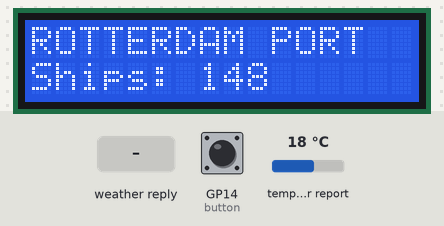
The program below on a simulated Raspberry Pi Pico running MicroPython. Shown: 16×2 character LCD. The test bench sets the inputs (shaded band); at power-on: temperature in the web weather report 18 °C, GP14 (button) HIGH. WiFi joins after 1.5 s; the clock reads 2024-03-15 10:24:30 at power-on unless the program sets it; random numbers come from a fixed seed; requests to the public web service named in the program get a made-up reply in its usual format after 0.4 s (London, UTC, broken clouds, 64 % humidity, 1013 hPa unless stated); the interpreter's speed is modelled, so counts of loop turns are approximate; web requests get an empty 200 reply after 0.4 s; what the program prints to the serial console is not drawn.

Above: at 4.6 s.
At 15.5 s:
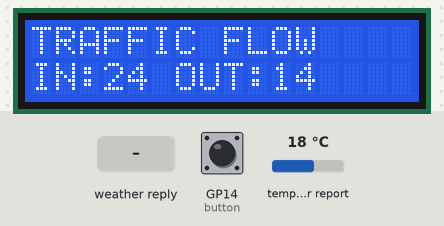
15.6 s: the web weather report turns to Thunderstorm
At 22.8 s:
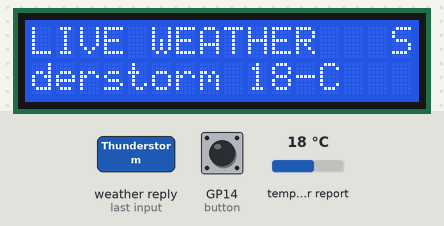
49.3 s: temperature in the web weather report set to -14 °C
At 62.8 s:
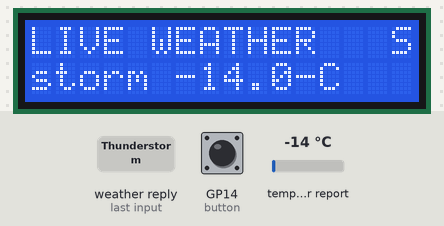
Timing chart, 0 to 64.3 s (numbered marks = the images above; inputs shaded):
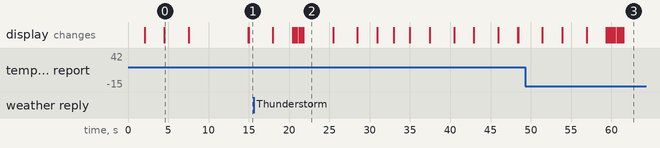

Measured:
- what the display in image 0 shows lasts 3.0 s, from 4.5 s to 7.5 s
- what the display in image 2 shows lasts 3.8 s, from 21.7 s to 25.5 s

The program:

main.py
```python
# main.py - Consolidated Rotterdam Port Dashboard
from machine import Pin, I2C
import time
import network
from lcd_simple import LCD1602
from display_manager import DisplayManager
from port_data import generate_rotterdam_data
from config import LCD_I2C_ADDRESS, BUTTON_PIN

# WiFi Configuration - UPDATE THESE!
WIFI_SSID = "Hyperoptic Fibre B413"
WIFI_PASSWORD = "uJejL8X4MeafaK"

def connect_wifi():
    """Connect to WiFi network"""
    try:
        wlan = network.WLAN(network.STA_IF)
        wlan.active(True)

        if wlan.isconnected():
            print("WiFi already connected:", wlan.ifconfig()[0])
            return True

        print("Connecting to WiFi...")
        wlan.connect(WIFI_SSID, WIFI_PASSWORD)

        # Wait for connection
        timeout = 15
        for i in range(timeout):
            if wlan.isconnected():
                print("✅ WiFi connected!")
                print("IP:", wlan.ifconfig()[0])
                return True
            time.sleep(1)
            print(".", end="")

        print("\n❌ WiFi connection failed!")
        return False
    except Exception as e:
        print(f"❌ WiFi error: {e}")
        print("Note: This requires a Raspberry Pi Pico W")
        return False

def get_display_data():
    """Generate port data for display"""
    data = generate_rotterdam_data()
    # Add timestamp for logging
    t = time.localtime()
    data["timestamp"] = f"{t[3]:02d}:{t[4]:02d}"
    return data


# Configuration for auto-advance and debouncing
AUTO_ADVANCE_MS = 5000  # Auto-advance every 5 seconds
DEBOUNCE_MS = 250       # Debounce button presses

# Connect to WiFi first
wifi_connected = connect_wifi()

# Initialize hardware
i2c = I2C(0, scl=Pin(1), sda=Pin(0), freq=400000)
lcd = LCD1602(i2c, LCD_I2C_ADDRESS)
button = Pin(BUTTON_PIN, Pin.IN, Pin.PULL_UP)

# Initialize display manager and data
display = DisplayManager(lcd)
current_data = get_display_data()

print("Rotterdam Port Display Ready!")
if wifi_connected:
    print("🌐 WiFi connected - Real-time data available!")
else:
    print("📶 No WiFi - Using simulation mode")
    print("   To enable real-time data: Update WIFI_SSID and WIFI_PASSWORD")
print("Auto-advancing through 7 views every 5 seconds (or press button)")
display.next_view(current_data)

# Button handling with debouncing
button_pressed_flag = False
last_press_ms = 0
last_auto_ms = time.ticks_ms()

def on_button(pin):
    global button_pressed_flag, last_press_ms
    now = time.ticks_ms()
    if time.ticks_diff(now, last_press_ms) > DEBOUNCE_MS:
        button_pressed_flag = True
        last_press_ms = now

button.irq(trigger=Pin.IRQ_FALLING, handler=on_button)

# Main loop with auto-advance
while True:
    now = time.ticks_ms()
    auto_due = time.ticks_diff(now, last_auto_ms) >= AUTO_ADVANCE_MS

    if button_pressed_flag or auto_due:
        button_pressed_flag = False
        last_auto_ms = now
        current_data = get_display_data()
        display.next_view(current_data)
        source_indicator = "REAL" if current_data.get('data_source') == "REAL" else "SIMULATION"
        print(f"Advanced at {current_data['timestamp']} [{source_indicator}]")

    time.sleep(0.05)
```

lcd_simple.py
```python
# lcd_simple.py - Simple LCD1602 I2C Library for Pico
import time
from machine import Pin, I2C

class LCD1602:
    def __init__(self, i2c, i2c_addr=0x27): # 0x27 or 0x3F
        self.i2c = i2c
        self.addr = i2c_addr
        self.buf = bytearray(1)
        self.BL_ON = 0x08
        self.BL_OFF = 0x00
        self.ENABLE = 0x04
        self._display_mode = 0x0C  # Display on, cursor off, blink off
        self._init_display()

    def _write_byte(self, b):
        self.buf[0] = b
        self.i2c.writeto(self.addr, self.buf)

    def _write_cmd(self, cmd):
        # Send high nibble
        b = (cmd & 0xF0) | self.ENABLE | self.BL_ON
        self._write_byte(b)
        time.sleep_us(10)
        b &= ~self.ENABLE
        self._write_byte(b)
        time.sleep_us(10)

        # Send low nibble
        b = ((cmd << 4) & 0xF0) | self.ENABLE | self.BL_ON
        self._write_byte(b)
        time.sleep_us(10)
        b &= ~self.ENABLE
        self._write_byte(b)
        time.sleep_us(100)

    def _init_display(self):
        # Initialize the display in 4-bit mode
        time.sleep_ms(50)
        for cmd in [0x33, 0x32, 0x28, 0x0C, 0x06, 0x01]:
            self._write_cmd(cmd)
            time.sleep_ms(5)

    def clear(self):
        self._write_cmd(0x01)
        time.sleep_ms(5)

    def print(self, text):
        for char in text:
            self._write_data(ord(char))

    def _write_data(self, data):
        # Send high nibble
        b = (data & 0xF0) | self.ENABLE | 0x01 | self.BL_ON
        self._write_byte(b)
        time.sleep_us(10)
        b &= ~self.ENABLE
        self._write_byte(b)
        time.sleep_us(10)

        # Send low nibble
        b = ((data << 4) & 0xF0) | self.ENABLE | 0x01 | self.BL_ON
        self._write_byte(b)
        time.sleep_us(10)
        b &= ~self.ENABLE
        self._write_byte(b)
        time.sleep_us(100)

    def set_cursor(self, col, row):
        addr = col + (0x40 * row)
        self._write_cmd(0x80 | addr)
```

display_manager.py
```python
# display_manager.py - Display functions
import time

LCD_COLS = 16

class DisplayManager:
    def __init__(self, lcd):
        self.lcd = lcd
        self.current_view = 0
        self.views = [
            self.show_overview,
            self.show_traffic,
            self.show_weather,
            self.show_largest_ship,
            self.show_focus_ship,
            self.show_terminal,
            self.show_port_status
        ]

    def _print_line_scrolling(self, text, row, dwell_ms=3000, step_ms=250):
        if text is None:
            text = ""
        text = str(text)  # Ensure text is a string
        if len(text) <= LCD_COLS:
            self.lcd.set_cursor(0, row)
            # Pad with spaces to fill the line
            while len(text) < LCD_COLS:
                text += " "
            self.lcd.print(text)
            time.sleep_ms(dwell_ms)
            return
        scroll_text = text + "   "
        steps = len(scroll_text) - LCD_COLS + 1
        for i in range(steps):
            self.lcd.set_cursor(0, row)
            window = scroll_text[i:i + LCD_COLS]
            self.lcd.print(window)
            time.sleep_ms(step_ms)

    def clear(self):
        self.lcd.clear()

    def _show_data_source_indicator(self, data):
        """Show data source indicator in top-right corner"""
        source = data.get('data_source', 'SIM')
        indicator = "R" if source == "REAL" else "S"
        self.lcd.set_cursor(15, 0)
        self.lcd.print(indicator)

    def show_overview(self, data):
        self.clear()
        self.lcd.print("ROTTERDAM PORT")
        self._print_line_scrolling(f"Ships: {data['total_ships']}", 1)
        self._show_data_source_indicator(data)

    def show_traffic(self, data):
        self.clear()
        self.lcd.print("TRAFFIC FLOW")
        self._print_line_scrolling(f"IN:{data['inbound']} OUT:{data['outbound']}", 1)
        self._show_data_source_indicator(data)

    def show_weather(self, data):
        self.clear()
        self.lcd.print("LIVE WEATHER")
        self._print_line_scrolling(f"{data['weather']}", 1)
        self._show_data_source_indicator(data)

    def show_largest_ship(self, data):
        self.clear()
        self.lcd.print("LARGEST VESSEL")
        self._print_line_scrolling(f"{data['largest_ship']}", 1)
        self._show_data_source_indicator(data)

    def show_focus_ship(self, data):
        self.clear()
        self.lcd.print("FOCUS VESSEL")
        self._print_line_scrolling(f"{data['focus_ship']}", 1, dwell_ms=2000)
        self._show_data_source_indicator(data)
        self.clear()
        self.lcd.print("DESTINATION")
        self._print_line_scrolling(f"{data['focus_destination']}", 1, dwell_ms=2000)
        self._show_data_source_indicator(data)

    def show_terminal(self, data):
        self.clear()
        self.lcd.print("TERMINAL INFO")
        self._print_line_scrolling(f"{data['terminal']}", 1)
        self._show_data_source_indicator(data)

    def show_port_status(self, data):
        self.clear()
        self.lcd.print("PORT STATUS")
        status = f"{data['port_status']} {data['activity_level']}"
        self._print_line_scrolling(status, 1)
        self._show_data_source_indicator(data)

    def next_view(self, data):
        self.views[self.current_view](data)
        self.current_view = (self.current_view + 1) % len(self.views)
```

config.py
```python
# config.py - Configuration
LCD_I2C_ADDRESS = 0x27
BUTTON_PIN = 14
ROTTERDAM_COORDS = (51.9225, 4.47917)
```

Source omitted: port_data.py (12801 bytes)
